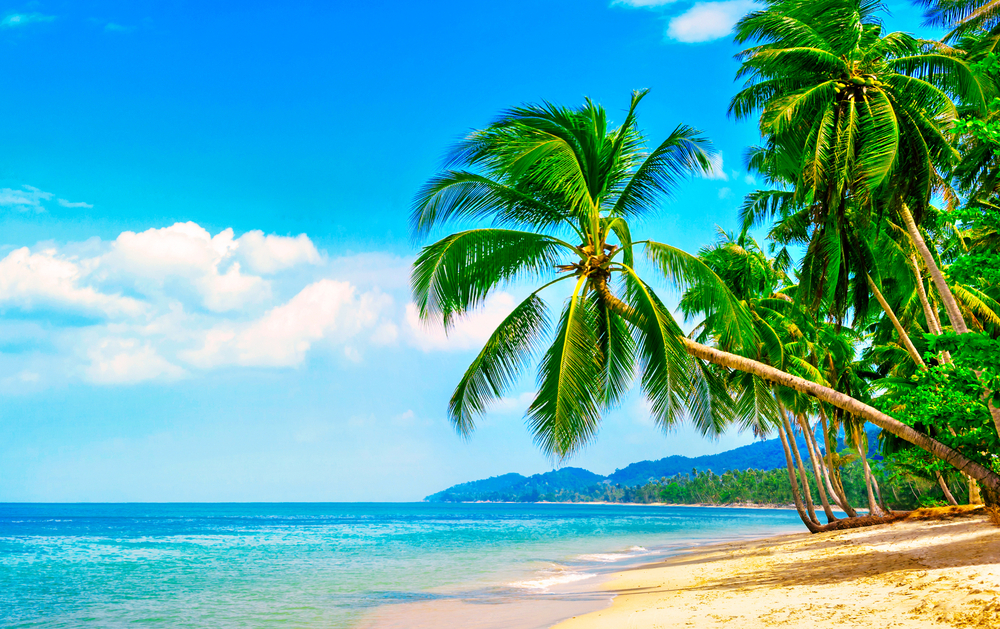
#> input picture images/beach.jpg, 1000 x 629 px
$ python 9_smoothing_filter.py
#> lines starting #> are read from the running program, lines starting #| are printed output that depends on the picture
import numpy as np
import cv2

img = cv2.imread('./images/beach.jpg')
#> img is the input picture: shape (629, 1000, 3); mean B, G, R 169.6, 171.4, 88.4

cv2.imshow('beach',img)
cv2.waitKey(0)
cv2.destroyAllWindows()

# Average Blur
blur_avg3 = cv2.blur(img,(3,3))
blur_avg5 = cv2.blur(img,(5,5))
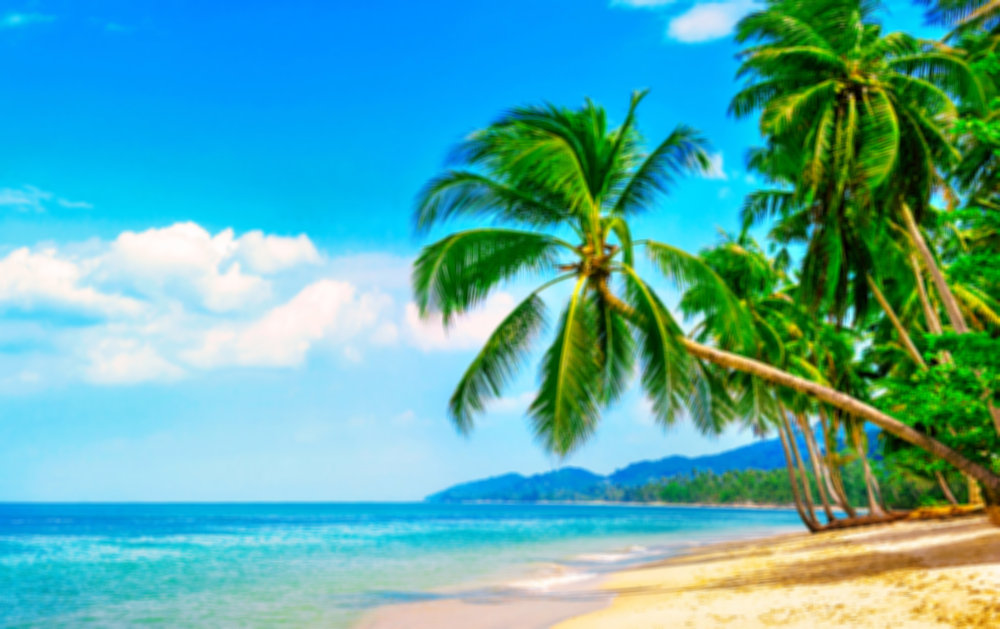
#> blur_avg5: shape (629, 1000, 3); mean B, G, R 169.6, 171.4, 88.4
blur_avg7 = cv2.blur(img,(7,7))
blur_avg9 = cv2.blur(img,(9,9))
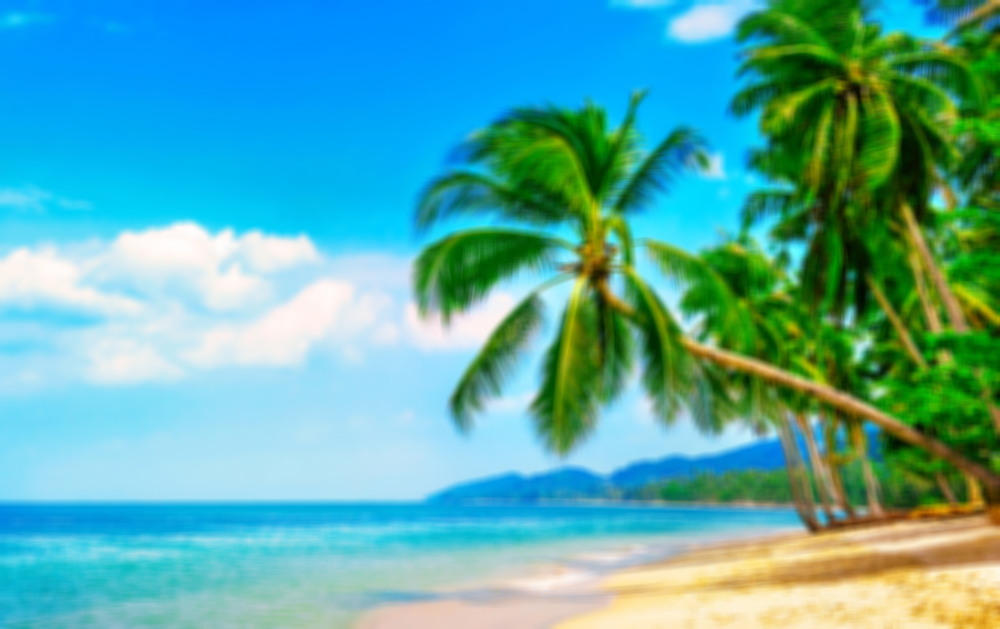
#> blur_avg9: shape (629, 1000, 3); mean B, G, R 169.6, 171.4, 88.4

cv2.imshow('original image',img)
cv2.imshow('blur 3',blur_avg3)
cv2.imshow('blur 5',blur_avg5)
cv2.imshow('blur 7',blur_avg7)
cv2.imshow('blur 9',blur_avg9)

cv2.waitKey(0)
cv2.destroyAllWindows()

# Gaussian Blur
blur_gauss_3 = cv2.GaussianBlur(img,(3,3),0)
blur_gauss_5 = cv2.GaussianBlur(img,(5,5),0)
blur_gauss_7 = cv2.GaussianBlur(img,(7,7),0)

cv2.imshow('original',img)
cv2.imshow('blur 3',blur_gauss_3)
cv2.imshow('blur 5',blur_gauss_5)
cv2.imshow('blur 7',blur_gauss_7)

cv2.waitKey(0)
cv2.destroyAllWindows()

# Median Blur
sp = cv2.imread('./images/sp_noise.jpg')
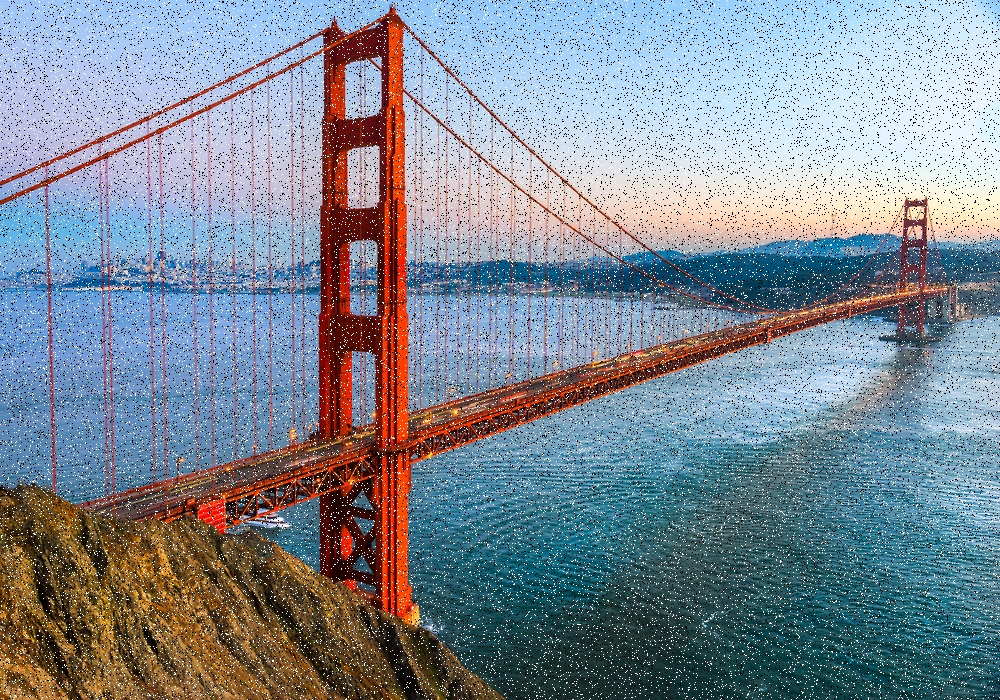
#> input picture images/sp_noise.jpg, 1000 x 700 px
#> sp is the input picture: shape (700, 1000, 3); mean B, G, R 148.2, 137, 126.6

cv2.imshow('salt pepper',sp)
cv2.waitKey(0)
cv2.destroyAllWindows()

blur_median_3 = cv2.medianBlur(sp,3)
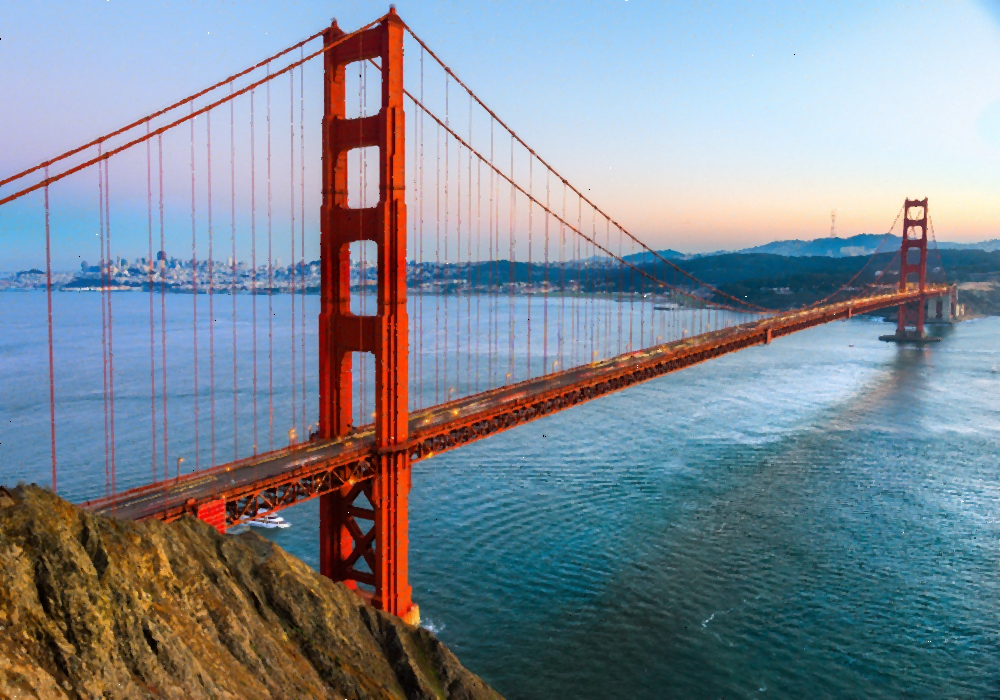
#> blur_median_3: shape (700, 1000, 3); mean B, G, R 149.7, 138, 126.9

cv2.imshow('original',sp)
cv2.imshow('median blur',blur_median_3)

cv2.waitKey(0)
cv2.destroyAllWindows()

blur_median_5 = cv2.medianBlur(sp,5)
blur_median_7 = cv2.medianBlur(sp,7)
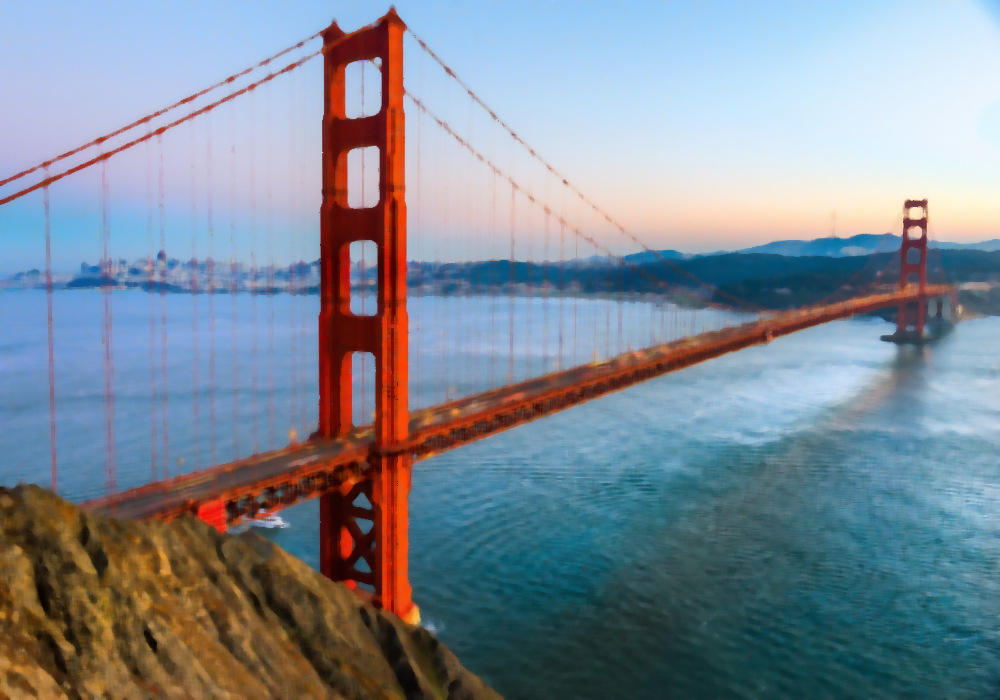
#> blur_median_7: shape (700, 1000, 3); mean B, G, R 150.6, 138.7, 126.8

cv2.imshow('original',sp)
cv2.imshow('median blur3',blur_median_3)
cv2.imshow('median blur5',blur_median_5)
cv2.imshow('median blur7',blur_median_7)

cv2.waitKey(0)
cv2.destroyAllWindows()
